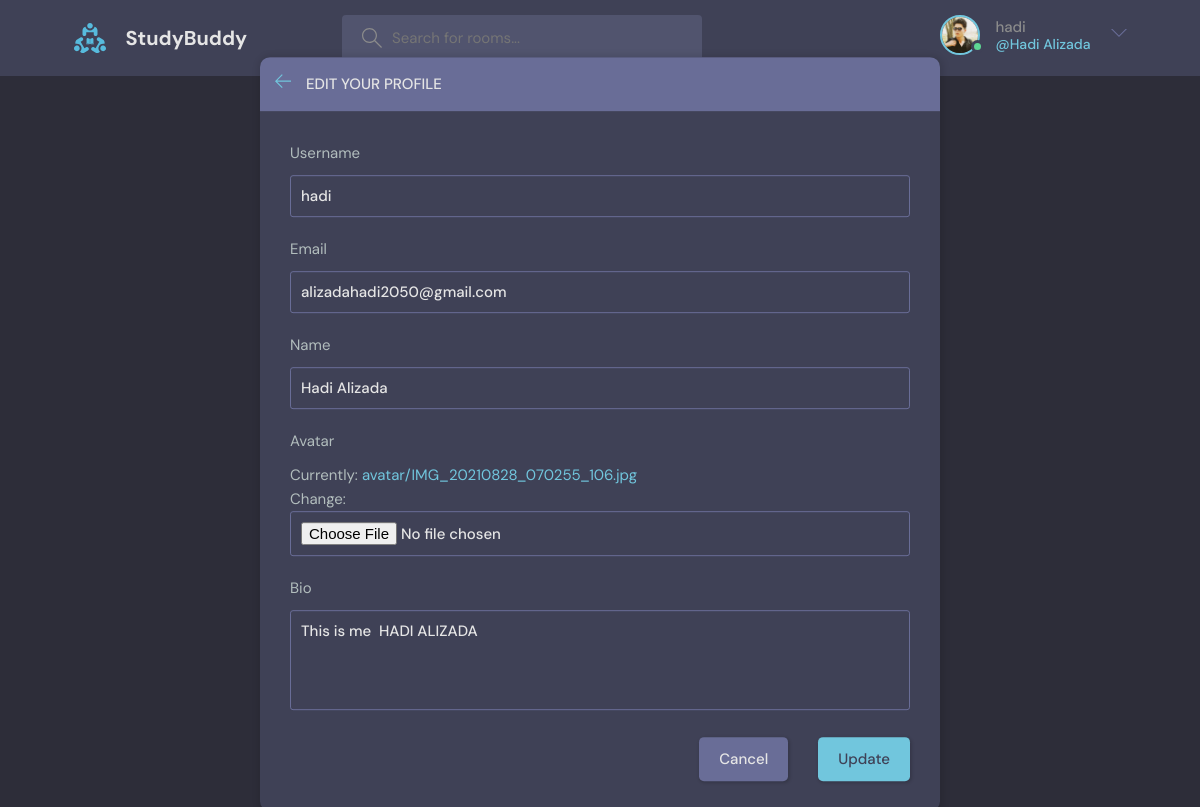
The page /update-user/ (signed in) on the database its author committed.
### base/models.py (models this page shows)
class User(AbstractUser):
    name = models.CharField(max_length=200, null=True)
    email = models.EmailField(unique=True)
    avatar = models.ImageField(
        upload_to="avatar/", default="avatar.svg", null=True)
    bio = models.TextField()
    USERNAME_FIELD = "email"
    REQUIRED_FIELDS = []

### base/views.py (the view)
# urls.py: path("update-user/", views.update_user, name="update-user"),
@login_required(login_url='login')
def update_user(request):
    user = request.user
    form = UserForm(instance=user)
    if request.method == "POST":
        form = UserForm(request.POST, request.FILES, instance=user)
        if form.is_valid():
            form.save()
            return redirect("profile", pk=user.id)
    context = {"form": form}
    return render(request, "base/update-user.html", context)

### base/forms.py
class UserForm(forms.ModelForm):
    email = forms.EmailField()
    class Meta:
        model = User
        fields = ['username', 'email', 'name', 'avatar', 'bio']

### base/templates/base/update-user.html (shortened to what this page needs)
{% extends 'main.html' %}
{% block content %}
    <main class="update-account layout">
        <div class="container">
            <div class="layout__box">
                <div class="layout__boxHeader">
                    <div class="layout__boxTitle">
                        <a href="{% url 'home-page' %}">
                            <svg version="1.1" xmlns="http://www.w3.org/2000/svg" width="32" height="32"
                                viewBox="0 0 32 32">
                                <title>arrow-left</title>
                                <path
                                    d="M13.723 2.286l-13.723 13.714 13.719 13.714 1.616-1.611-10.96-10.96h27.625v-2.286h-27.625l10.965-10.965-1.616-1.607z">
                                </path>
                            </svg>
                        </a>
                        <h3>Edit your profile</h3>
                    </div>
                </div>
                <div class="layout__body">
                    <form class="form" action="" method="POST" enctype="multipart/form-data">
                      {% for field in form %}
                        <div class="form__group">
                            <label for="profile_pic">{{ field.label }}</label>
                            {{ field }}
                          </div>
                        {% endfor %}
                        <div class="form__action">
                            <a class="btn btn--dark" href="{% url 'profile' request.user.id %}">Cancel</a>
                            <button class="btn btn--main" type="submit">Update</button>
                        </div>
                    </form>
                </div>
            </div>
        </div>
    </main>
{% endblock content %}

### templates/navbar.html (shortened to what this page needs)
{% load static %}
<header class="header header--loggedIn">
    <div class="container">
        <a href="{% url 'home-page' %}" class="header__logo">
            <img src="{% static 'images/logo.svg' %}" />
            <h1>StudyBuddy</h1>
        </a>
        <form class="header__search" method="GET" action="{% url 'home-page' %}">
            <label>
                <input name="q" placeholder="Search for rooms..." />
            </label>
        </form>
        <nav class="header__menu">
          {% if request.user.is_authenticated %}
            <div class="header__user">
                <a href="{% url 'update-user' %}">
                    <div class="avatar avatar--medium active">
                        {% if request.user.avatar %}
                            <img src="{{ request.user.avatar.url }}" />
                        {% else %}
                            <img src="{% static 'images/avatar.svg' %}" />
                        {% endif %}
                    </div>
                    <p>{{ request.user.username }} <span>@{{ request.user.name }}</span></p>
                </a>
                <button class="dropdown-button">
                    <svg version="1.1" xmlns="http://www.w3.org/2000/svg" width="32" height="32" viewBox="0 0 32 32">
                        <title>chevron-down</title>
                        <path d="M16 21l-13-13h-3l16 16 16-16h-3l-13 13z"></path>
                    </svg>
                </button>
            </div>
            {% else %}
        Not Logged In
        <a href="{% url 'login' %}">
            <img src="{% static 'images/avatar.svg' %}" />
        <p>Login</p>
        </a>
        {% endif %}
        </nav>
    </div>
</header>

### rows shown on the page
User: user.avatar (picture), user.username "hadi", user.name "Hadi Alizada", form "hadi" "alizadahadi2050@gmail.com" "Hadi Alizada" "This is me HADI ALIZADA"

### other values the page prints
{{ field.label }} "Username" "Email" "Name" "Avatar" "Bio"
